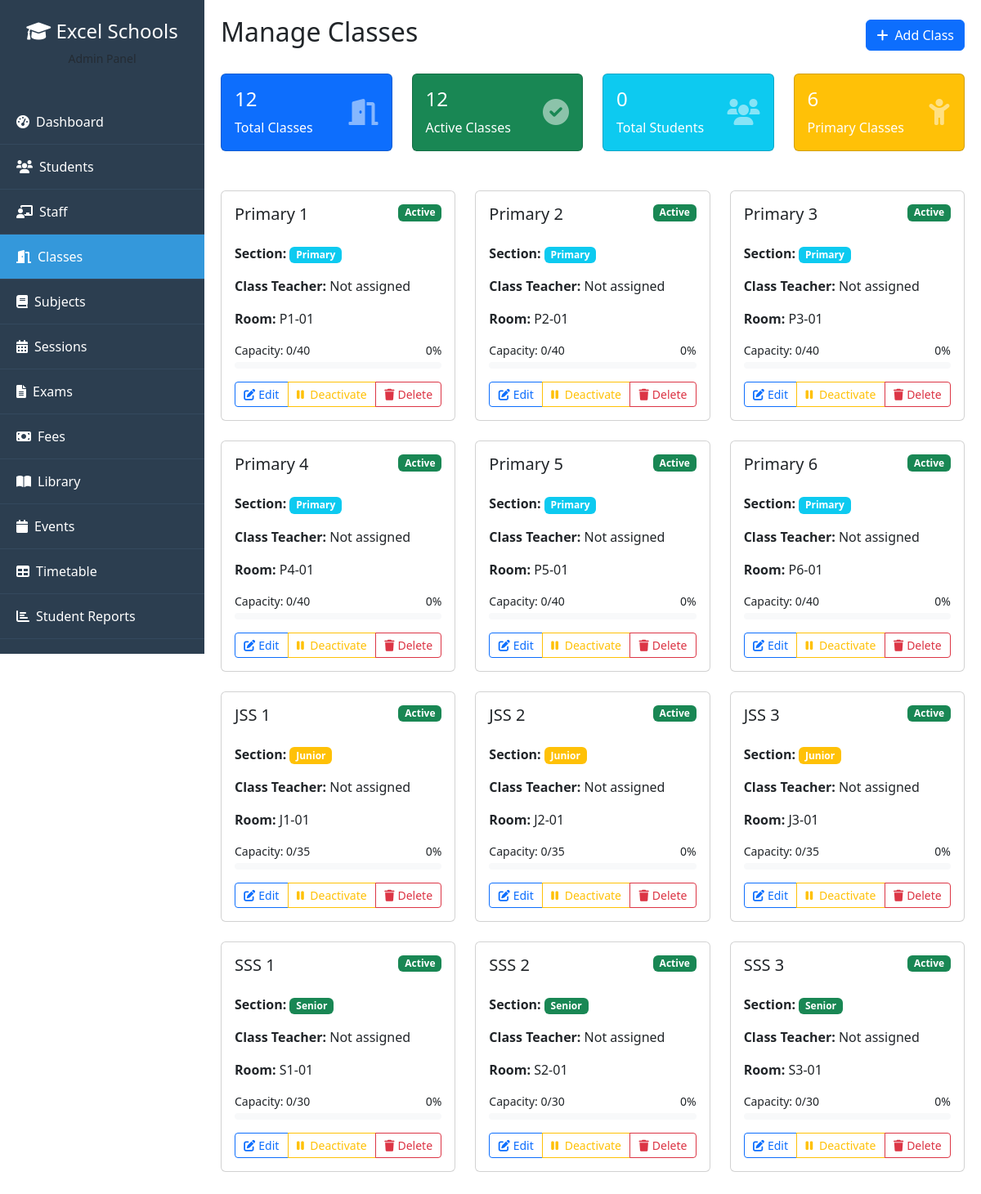
The page /admin/classes.php (signed in) on the database its author committed.
### tables this page shows
CREATE TABLE classes (
    id INT PRIMARY KEY AUTO_INCREMENT,
    name VARCHAR(50) NOT NULL,
    section ENUM('primary', 'junior', 'senior') NOT NULL,
    class_teacher_id INT,
    capacity INT DEFAULT 40,
    current_strength INT DEFAULT 0,
    room_number VARCHAR(20),
    status ENUM('active', 'inactive') DEFAULT 'active',
    created_at TIMESTAMP DEFAULT CURRENT_TIMESTAMP,
    updated_at TIMESTAMP DEFAULT CURRENT_TIMESTAMP ON UPDATE CURRENT_TIMESTAMP,
    FOREIGN KEY (class_teacher_id) REFERENCES users(id) ON DELETE SET NULL
);

### admin/classes.php (the view, shortened to what this page needs)
<?php
$database = new Database();
$db = $database->getConnection();
$action = $_GET['action'] ?? '';
$classes_query = "SELECT c.*, u.full_name as teacher_name,
                 (SELECT COUNT(*) FROM students s WHERE s.class_id = c.id AND s.status = 'active') as student_count
                 FROM classes c
                 LEFT JOIN users u ON c.class_teacher_id = u.id
                 ORDER BY
                 CASE c.section
                     WHEN 'primary' THEN 1
                     WHEN 'junior' THEN 2
                     WHEN 'senior' THEN 3
                 END, c.name";
$classes = $db->query($classes_query)->fetchAll(PDO::FETCH_ASSOC);
$teachers_query = "SELECT id, full_name FROM users WHERE role = 'teacher' AND status = 'active'";
$teachers = $db->query($teachers_query)->fetchAll(PDO::FETCH_ASSOC);
$class = null;
$settings_qry = "SELECT setting_key, setting_value FROM system_settings WHERE is_public = 1";
$settings_rst = $db->query($settings_qry);
$school_settings = [];
while ($row = $settings_rst->fetch(PDO::FETCH_ASSOC)) {
    $school_settings[$row['setting_key']] = $row['setting_value'];
}
?>
<!DOCTYPE html>
<html lang="en">
<head>
    <link href="https://cdn.jsdelivr.net/npm/bootstrap@5.3.0/dist/css/bootstrap.min.css" rel="stylesheet">
    <link href="https://cdnjs.cloudflare.com/ajax/libs/font-awesome/6.0.0/css/all.min.css" rel="stylesheet">
    <link rel="stylesheet" href="../assets/css/admin.css">
</head>
<body>
    <div class="sidebar">
        <div class="p-4 text-center">
            <h4><i class="fas fa-graduation-cap"></i> <?php echo $school_settings['school_name'] ?? 'Excel Schools'; ?></h4>
            <p class="text-muted small">Admin Panel</p>
        </div>
        <nav class="nav flex-column">
            <a class="nav-link" href="dashboard.php"><i class="fas fa-tachometer-alt me-2"></i>Dashboard</a>
            <a class="nav-link" href="students.php"><i class="fas fa-users me-2"></i>Students</a>
            <a class="nav-link" href="staff.php"><i class="fas fa-chalkboard-teacher me-2"></i>Staff</a>
            <a class="nav-link active" href="classes.php"><i class="fas fa-door-open me-2"></i>Classes</a>
            <a class="nav-link" href="subjects.php"><i class="fas fa-book me-2"></i>Subjects</a>
            <a class="nav-link" href="sessions.php"><i class="fas fa-calendar-alt me-2"></i>Sessions</a>
            <a class="nav-link" href="exams.php"><i class="fas fa-file-alt me-2"></i>Exams</a>
            <a class="nav-link" href="fees.php"><i class="fas fa-money-bill me-2"></i>Fees</a>
            <a class="nav-link" href="library.php"><i class="fas fa-book-open me-2"></i>Library</a>
            <a class="nav-link" href="events.php"><i class="fas fa-calendar me-2"></i>Events</a>
            <a class="nav-link" href="timetable.php"><i class="fas fa-table me-2"></i>Timetable</a>
            <a class="nav-link" href="student_reports.php"><i class="fas fa-chart-bar me-2"></i>Student Reports</a>
            <a class="nav-link" href="student_promotion.php"><i class="fas fa-user-graduate me-2"></i>Student Promotion</a>
        </nav>
    </div>
    <div class="main-content">
        <div class="d-flex justify-content-between align-items-center mb-4">
            <h2>Manage Classes</h2>
            <button class="btn btn-primary" data-bs-toggle="modal" data-bs-target="#addClassModal">
                <i class="fas fa-plus me-2"></i>Add Class
            </button>
        </div>
        <div class="row mb-4">
            <div class="col-xl-3 col-md-6 mb-4">
                <div class="card text-white bg-primary">
                    <div class="card-body">
                        <div class="d-flex justify-content-between">
                            <div>
                                <h4><?php echo count($classes); ?></h4>
                                <p class="mb-0">Total Classes</p>
                            </div>
                            <div class="align-self-center">
                                <i class="fas fa-door-open fa-2x opacity-50"></i>
                            </div>
                        </div>
                    </div>
                </div>
            </div>
            <div class="col-xl-3 col-md-6 mb-4">
                <div class="card text-white bg-success">
                    <div class="card-body">
                        <div class="d-flex justify-content-between">
                            <div>
                                <h4><?php echo count(array_filter($classes, function($c) { return $c['status'] == 'active'; })); ?></h4>
                                <p class="mb-0">Active Classes</p>
                            </div>
                            <div class="align-self-center">
                                <i class="fas fa-check-circle fa-2x opacity-50"></i>
                            </div>
                        </div>
                    </div>
                </div>
            </div>
            <div class="col-xl-3 col-md-6 mb-4">
                <div class="card text-white bg-info">
                    <div class="card-body">
                        <div class="d-flex justify-content-between">
                            <div>
                                <h4><?php echo array_sum(array_column($classes, 'student_count')); ?></h4>
                                <p class="mb-0">Total Students</p>
                            </div>
                            <div class="align-self-center">
                                <i class="fas fa-users fa-2x opacity-50"></i>
                            </div>
                        </div>
                    </div>
                </div>
            </div>
            <div class="col-xl-3 col-md-6 mb-4">
                <div class="card text-white bg-warning">
                    <div class="card-body">
                        <div class="d-flex justify-content-between">
                            <div>
                                <h4><?php echo count(array_filter($classes, function($c) { return $c['section'] == 'primary'; })); ?></h4>
                                <p class="mb-0">Primary Classes</p>
                            </div>
                            <div class="align-self-center">
                                <i class="fas fa-child fa-2x opacity-50"></i>
                            </div>
                        </div>
                    </div>
                </div>
            </div>
        </div>
        <?php if ($action == 'edit' && $class): ?>
            <div class="card">
                <div class="card-header d-flex justify-content-between align-items-center">
                    <h5 class="card-title mb-0">Edit Class</h5>
                    <a href="classes.php" class="btn btn-secondary btn-sm">
                        <i class="fas fa-arrow-left me-1"></i>Back to List
                    </a>
                </div>
                <div class="card-body">
                    <form method="POST">
                        <input type="hidden" name="csrf_token" value="<?php echo generateCSRFToken(); ?>">
                        <input type="hidden" name="action" value="update_class">
                        <input type="hidden" name="class_id" value="<?php echo $class['id']; ?>">
                        <div class="row">
                            <div class="col-md-6 mb-3">
                                <label class="form-label">Class Name *</label>
                                <input type="text" class="form-control" name="name" required
                                       value="<?php echo $class['name']; ?>">
                            </div>
                            <div class="col-md-6 mb-3">
                                <label class="form-label">Section *</label>
                                <select class="form-select" name="section" required>
                                    <option value="primary" <?php echo $class['section'] == 'primary' ? 'selected' : ''; ?>>Primary</option>
                                    <option value="junior" <?php echo $class['section'] == 'junior' ? 'selected' : ''; ?>>Junior Secondary</option>
                                    <option value="senior" <?php echo $class['section'] == 'senior' ? 'selected' : ''; ?>>Senior Secondary</option>
                                </select>
                            </div>
                        </div>
                        <div class="row">
                            <div class="col-md-6 mb-3">
                                <label class="form-label">Class Teacher</label>
                                <select class="form-select" name="class_teacher_id">
                                    <option value="">Select Class Teacher</option>
                                    <?php foreach ($teachers as $teacher): ?>
                                        <option value="<?php echo $teacher['id']; ?>"
                                            <?php echo $class['class_teacher_id'] == $teacher['id'] ? 'selected' : ''; ?>>
                                            <?php echo $teacher['full_name']; ?>
                                        </option>
                                    <?php endforeach; ?>
                                </select>
                            </div>
                            <div class="col-md-6 mb-3">
                                <label class="form-label">Status</label>
                                <select class="form-select" name="status" required>
                                    <option value="active" <?php echo $class['status'] == 'active' ? 'selected' : ''; ?>>Active</option>
                                    <option value="inactive" <?php echo $class['status'] == 'inactive' ? 'selected' : ''; ?>>Inactive</option>
                                </select>
                            </div>
                        </div>
                        <div class="row">
                            <div class="col-md-6 mb-3">
                                <label class="form-label">Capacity</label>
                                <input type="number" class="form-control" name="capacity"
                                       value="<?php echo $class['capacity'] ?: 40; ?>" min="1" max="100">
                            </div>
                            <div class="col-md-6 mb-3">
                                <label class="form-label">Room Number</label>
                                <input type="text" class="form-control" name="room_number"
                                       value="<?php echo $class['room_number']; ?>">
                            </div>
                        </div>
                        <div class="d-flex gap-2">
                            <button type="submit" class="btn btn-primary">Update Class</button>
                            <a href="classes.php" class="btn btn-secondary">Cancel</a>
                        </div>
                    </form>
                </div>
            </div>
        <?php else: ?>
            <div class="row">
                <?php foreach ($classes as $class): ?>
                    <div class="col-md-4 mb-4">
                        <div class="card class-card h-100">
                            <div class="card-body">
                                <div class="d-flex justify-content-between align-items-start mb-3">
                                    <h5 class="card-title"><?php echo $class['name']; ?></h5>
                                    <span class="badge bg-<?php echo $class['status'] == 'active' ? 'success' : 'secondary'; ?>">
                                        <?php echo ucfirst($class['status']); ?>
                                    </span>
                                </div>
                                <p class="card-text">
                                    <strong>Section:</strong>
                                    <span class="badge bg-<?php echo $class['section'] == 'primary' ? 'info' : ($class['section'] == 'junior' ? 'warning' : 'success'); ?>">
                                        <?php echo ucfirst($class['section']); ?>
                                    </span>
                                </p>
                                <p class="card-text">
                                    <strong>Class Teacher:</strong>
                                    <?php echo $class['teacher_name'] ?: 'Not assigned'; ?>
                                </p>
                                <p class="card-text">
                                    <strong>Room:</strong>
                                    <?php echo $class['room_number'] ?: 'Not assigned'; ?>
                                </p>
                                <div class="mb-3">
                                    <div class="d-flex justify-content-between mb-1">
                                        <small>Capacity: <?php echo $class['student_count']; ?>/<?php echo $class['capacity']; ?></small>
                                        <small><?php echo round(($class['student_count'] / $class['capacity']) * 100); ?>%</small>
                                    </div>
                                    <div class="capacity-bar bg-light">
                                    </div>
                                </div>
                                <div class="btn-group w-100">
                                    <a href="classes.php?action=edit&id=<?php echo $class['id']; ?>"
                                       class="btn btn-outline-primary btn-sm">
                                        <i class="fas fa-edit me-1"></i>Edit
                                    </a>
                                    <a href="classes.php?toggle_status=<?php echo $class['id']; ?>"
                                       class="btn btn-outline-<?php echo $class['status'] == 'active' ? 'warning' : 'success'; ?> btn-sm">
                                        <i class="fas fa-<?php echo $class['status'] == 'active' ? 'pause' : 'play'; ?> me-1"></i>
                                        <?php echo $class['status'] == 'active' ? 'Deactivate' : 'Activate'; ?>
                                    </a>
                                    <a href="classes.php?delete=<?php echo $class['id']; ?>"
                                       class="btn btn-outline-danger btn-sm"
                                       onclick="return confirm('Are you sure you want to delete this class? This action cannot be undone.')">
                                        <i class="fas fa-trash me-1"></i>Delete
                                    </a>
                                </div>
                            </div>
                        </div>
                    </div>
                <?php endforeach; ?>
            </div>
        <?php endif; ?>
    </div>
</body>
</html>

### assets/css/admin.css (style rules this page uses)
.sidebar { background: #2c3e50; color: white; height: 100vh; position: fixed; width: 250px; transition: transform 0.3s ease; z-index: 1000; overflow-y: auto; }
.sidebar .nav-link { color: white; padding: 15px 20px; border-bottom: 1px solid #34495e; }
.sidebar .nav-link.active { background: #3498db; }
.main-content { margin-left: 250px; padding: 20px; transition: margin-left 0.3s ease; }

### admin/classes.php (style rules this page uses)
.class-card { transition: transform 0.2s; }
.capacity-bar { height: 8px; border-radius: 4px; }

### rows shown on the page
classes: name "Primary 1", status "Active", section "Primary", teacher_name "Not assigned", room_number "P1-01", student_count "0", capacity "40", capacity "0", shows "Deactivate"
classes: name "Primary 2", status "Active", section "Primary", teacher_name "Not assigned", room_number "P2-01", student_count "0", capacity "40", capacity "0", shows "Deactivate"
classes: name "Primary 3", status "Active", section "Primary", teacher_name "Not assigned", room_number "P3-01", student_count "0", capacity "40", capacity "0", shows "Deactivate"
classes: name "Primary 4", status "Active", section "Primary", teacher_name "Not assigned", room_number "P4-01", student_count "0", capacity "40", capacity "0", shows "Deactivate"
classes: name "Primary 5", status "Active", section "Primary", teacher_name "Not assigned", room_number "P5-01", student_count "0", capacity "40", capacity "0", shows "Deactivate"
classes: name "Primary 6", status "Active", section "Primary", teacher_name "Not assigned", room_number "P6-01", student_count "0", capacity "40", capacity "0", shows "Deactivate"
classes: name "JSS 1", status "Active", section "Junior", teacher_name "Not assigned", room_number "J1-01", student_count "0", capacity "35", capacity "0", shows "Deactivate"
classes: name "JSS 2", status "Active", section "Junior", teacher_name "Not assigned", room_number "J2-01", student_count "0", capacity "35", capacity "0", shows "Deactivate"
classes: name "JSS 3", status "Active", section "Junior", teacher_name "Not assigned", room_number "J3-01", student_count "0", capacity "35", capacity "0", shows "Deactivate"
classes: name "SSS 1", status "Active", section "Senior", teacher_name "Not assigned", room_number "S1-01", student_count "0", capacity "30", capacity "0", shows "Deactivate"
classes: name "SSS 2", status "Active", section "Senior", teacher_name "Not assigned", room_number "S2-01", student_count "0", capacity "30", capacity "0", shows "Deactivate"
classes: name "SSS 3", status "Active", section "Senior", teacher_name "Not assigned", room_number "S3-01", student_count "0", capacity "30", capacity "0", shows "Deactivate"

### other values the page prints
$school_settings['school_name'] "Excel Schools"
count($classes) "12"
array_sum(array_column($classes, 'student_count')) "0"
